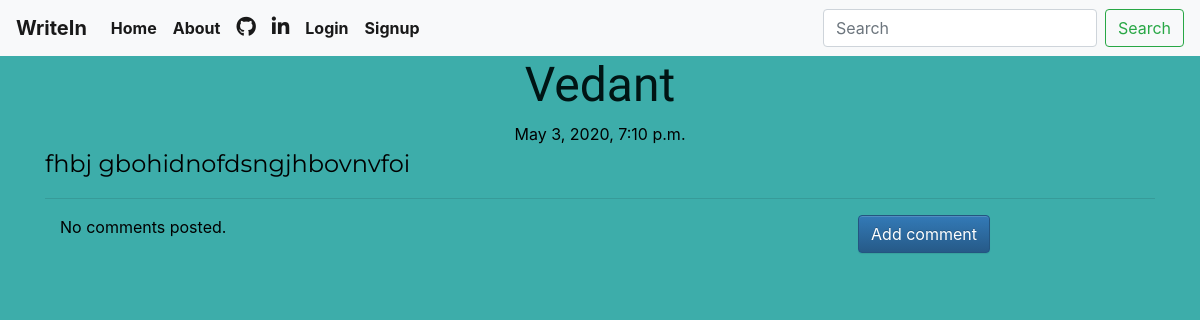
/post/43, run on an earlier commit of the app's database.
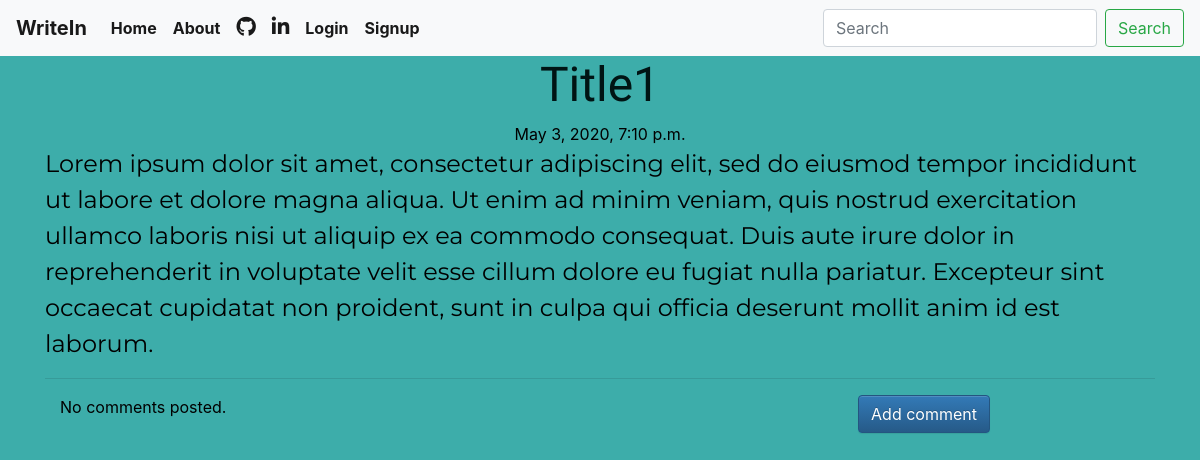
And on a later commit of the database.
### blog_app/models.py (models this page shows, shortened)
class Post(models.Model):
    title = models.CharField(max_length=150)
    author = models.ForeignKey(User, on_delete=models.CASCADE)
    text = models.TextField()
    create_date = models.DateTimeField(default=timezone.now)
    publish_date = models.DateTimeField(blank=True,null=True)

### blog_app/views.py (the view)
# urls.py: url(r'^post/(?P<pk>\d+)$', views.PostDetailView.as_view(),name='post_detail'),
class PostDetailView(DetailView):
    model = Post

### blog_app/templates/blog_app/post_detail.html (shortened to what this page needs)
{% extends 'blog_app/base.html' %}
{% block content %}
        <h1 class='posttitle loader'>{{ post.title }}</h1>
        {% if post.publish_date %}
            <div class="date postdate">
                {{ post.publish_date }}
            </div>
        {% else %}
            <a class="btn btn-default" href="{% url 'blog_app:post_publish' pk=post.pk %}">Publish</a>
        {% endif %}
      <p class='postcontent' >{{ post.text|safe|linebreaksbr }}</p>
  <hr>
  <a class="btn btn-primary btn-comment" style="margin-bottom:100px; margin-right:210px" href="{% url 'blog_app:add_comment_to_post' pk=post.pk %}">Add comment</a>
  <div class="container">
  {% for comment in post.comments.all %}
  <br>
      {% if user.is_authenticated or comment.approve_comment %}
              {% if comment.approve_comment%}
                {{ comment.create_date }}
                <p>{{ comment.text|safe|linebreaks }}</p>
                <p>Posted by: <strong>{{ comment.author }}</strong></p>
              {% endif %}
              {% if not comment.approve_comment %}
                  {% if user.id == post.author.id %}
                    {{ comment.create_date }}
                    <p>{{ comment.text|safe|linebreaks }}</p>
                    <p>Posted by: <strong>{{ comment.author }}</strong></p>
                    <a class="btn btn-default" href="{% url 'blog_app:comment_remove' pk=comment.pk %}"><i class='fas fa-trash' style='font-size:15px;color:black'></i></a>
                    <a class="btn btn-default" href="{% url 'blog_app:comment_approve' pk=comment.pk %}"><i class="fas fa-check" style='font-size:15px;color:black'></i></a>
                  {% endif %}
              {% endif %}
      {% endif %}
  {% empty %}
      <p>No comments posted.</p>
  {% endfor %}
</div>
{% endblock %}

What changed in the data, as far as the page shows it:
changed Post: title "Vedant" → "Title1"; text "fhbj gbohidnofdsngjhbovnvfoi" → "Lorem ipsum dolor sit amet, consectetur adipiscing elit, sed do eiusmod tempor incididunt ut labore et dolore magna aliqua. Ut enim ad minim veniam, quis nostrud exercitation ullamco laboris nisi ut aliquip ex ea commodo consequat. Duis aute irure dolor in reprehenderit in voluptate velit esse cillum dolore eu fugiat nulla pariatur. Excepteur sint occaecat cupidatat non proident, sunt in culpa qui officia deserunt mollit anim id est laborum."
